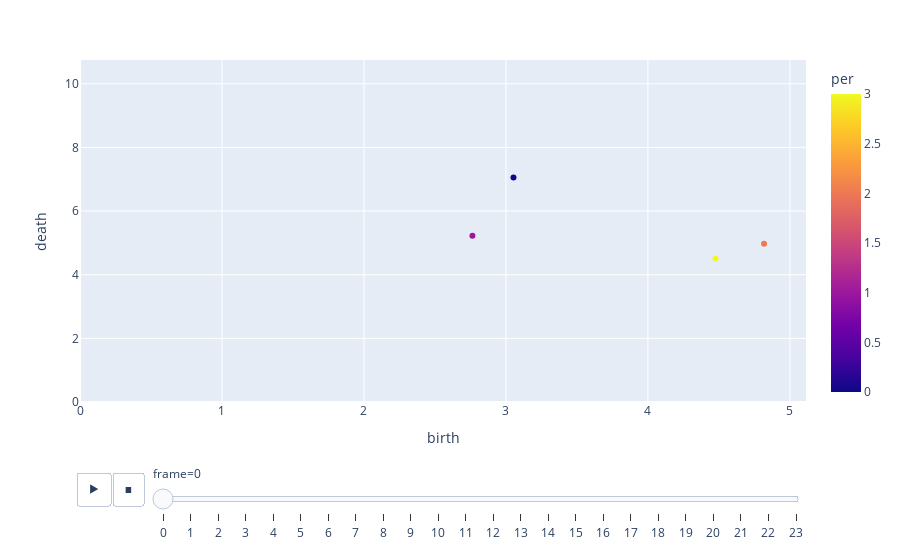

The code cell stored with this chart in its notebook:
### Code cell
px.scatter(Df, x="birth", y="death", animation_frame="frame", hover_name="frame",color='per',
           range_x=[0,max(B)], range_y=[0,max(D)])

### Figure 1 — Plotly figure (JSON) as saved in the notebook; plotly's stock layout.template omitted (floating-point values rounded to 4 significant figures)
{"data": [{"hovertemplate": "<b>%{hovertext}</b><br><br>frame=0<br>birth=%{x}<br>death=%{y}<br>per=%{marker.color}<extra></extra>", "hovertext": [0.0, 0.0, 0.0, 0.0], "legendgroup": "", "marker": {"color": [0, 1, 2, 3], "coloraxis": "coloraxis", "symbol": "circle"}, "mode": "markers", "name": "", "orientation": "v", "showlegend": false, "type": "scatter", "x": [3.053, 2.764, 4.818, 4.476], "xaxis": "x", "y": [7.053, 5.226, 4.969, 4.511], "yaxis": "y"}], "layout": {"coloraxis": {"colorbar": {"title": {"text": "per"}}, "colorscale": [[0, "#0d0887"], [0.1111, "#46039f"], [0.2222, "#7201a8"], [0.3333, "#9c179e"], [0.4444, "#bd3786"], [0.5556, "#d8576b"], [0.6667, "#ed7953"], [0.7778, "#fb9f3a"], [0.8889, "#fdca26"], [1, "#f0f921"]]}, "legend": {"tracegroupgap": 0}, "margin": {"t": 60}, "sliders": [{"active": 0, "currentvalue": {"prefix": "frame="}, "len": 0.9, "pad": {"b": 10, "t": 60}, "steps": [{"args": [["0"], {"frame": {"duration": 0, "redraw": false}, "fromcurrent": true, "mode": "immediate", "transition": {"duration": 0, "easing": "linear"}}], "label": "0", "method": "animate"}, {"args": [["1"], {"frame": {"duration": 0, "redraw": false}, "fromcurrent": true, "mode": "immediate", "transition": {"duration": 0, "easing": "linear"}}], "label": "1", "method": "animate"}, {"args": [["2"], {"frame": {"duration": 0, "redraw": false}, "fromcurrent": true, "mode": "immediate", "transition": {"duration": 0, "easing": "linear"}}], "label": "2", "method": "animate"}, {"args": [["3"], {"frame": {"duration": 0, "redraw": false}, "fromcurrent": true, "mode": "immediate", "transition": {"duration": 0, "easing": "linear"}}], "label": "3", "method": "animate"}, {"args": [["4"], {"frame": {"duration": 0, "redraw": false}, "fromcurrent": true, "mode": "immediate", "transition": {"duration": 0, "easing": "linear"}}], "label": "4", "method": "animate"}, {"args": [["5"], {"frame": {"duration": 0, "redraw": false}, "fromcurrent": true, "mode": "immediate", "transition": {"duration": 0, "easing": "linear"}}], "label": "5", "method": "animate"}, {"args": [["6"], {"frame": {"duration": 0, "redraw": false}, "fromcurrent": true, "mode": "immediate", "transition": {"duration": 0, "easing": "linear"}}], "label": "6", "method": "animate"}, {"args": [["7"], {"frame": {"duration": 0, "redraw": false}, "fromcurrent": true, "mode": "immediate", "transition": {"duration": 0, "easing": "linear"}}], "label": "7", "method": "animate"}, {"args": [["8"], {"frame": {"duration": 0, "redraw": false}, "fromcurrent": true, "mode": "immediate", "transition": {"duration": 0, "easing": "linear"}}], "label": "8", "method": "animate"}, {"args": [["9"], {"frame": {"duration": 0, "redraw": false}, "fromcurrent": true, "mode": "immediate", "transition": {"duration": 0, "easing": "linear"}}], "label": "9", "method": "animate"}, {"args": [["10"], {"frame": {"duration": 0, "redraw": false}, "fromcurrent": true, "mode": "immediate", "transition": {"duration": 0, "easing": "linear"}}], "label": "10", "method": "animate"}, {"args": [["11"], {"frame": {"duration": 0, "redraw": false}, "fromcurrent": true, "mode": "immediate", "transition": {"duration": 0, "easing": "linear"}}], "label": "11", "method": "animate"}, {"args": [["12"], {"frame": {"duration": 0, "redraw": false}, "fromcurrent": true, "mode": "immediate", "transition": {"duration": 0, "easing": "linear"}}], "label": "12", "method": "animate"}, {"args": [["13"], {"frame": {"duration": 0, "redraw": false}, "fromcurrent": true, "mode": "immediate", "transition": {"duration": 0, "easing": "linear"}}], "label": "13", "method": "animate"}, {"args": [["14"], {"frame": {"duration": 0, "redraw": false}, "fromcurrent": true, "mode": "immediate", "transition": {"duration": 0, "easing": "linear"}}], "label": "14", "method": "animate"}, {"args": [["15"], {"frame": {"duration": 0, "redraw": false}, "fromcurrent": true, "mode": "immediate", "transition": {"duration": 0, "easing": "linear"}}], "label": "15", "method": "animate"}, {"args": [["16"], {"frame": {"duration": 0, "redraw": false}, "fromcurrent": true, "mode": "immediate", "transition": {"duration": 0, "easing": "linear"}}], "label": "16", "method": "animate"}, {"args": [["17"], {"frame": {"duration": 0, "redraw": false}, "fromcurrent": true, "mode": "immediate", "transition": {"duration": 0, "easing": "linear"}}], "label": "17", "method": "animate"}, {"args": [["18"], {"frame": {"duration": 0, "redraw": false}, "fromcurrent": true, "mode": "immediate", "transition": {"duration": 0, "easing": "linear"}}], "label": "18", "method": "animate"}, {"args": [["19"], {"frame": {"duration": 0, "redraw": false}, "fromcurrent": true, "mode": "immediate", "transition": {"duration": 0, "easing": "linear"}}], "label": "19", "method": "animate"}, {"args": [["20"], {"frame": {"duration": 0, "redraw": false}, "fromcurrent": true, "mode": "immediate", "transition": {"duration": 0, "easing": "linear"}}], "label": "20", "method": "animate"}, {"args": [["21"], {"frame": {"duration": 0, "redraw": false}, "fromcurrent": true, "mode": "immediate", "transition": {"duration": 0, "easing": "linear"}}], "label": "21", "method": "animate"}, {"args": [["22"], {"frame": {"duration": 0, "redraw": false}, "fromcurrent": true, "mode": "immediate", "transition": {"duration": 0, "easing": "linear"}}], "label": "22", "method": "animate"}, {"args": [["23"], {"frame": {"duration": 0, "redraw": false}, "fromcurrent": true, "mode": "immediate", "transition": {"duration": 0, "easing": "linear"}}], "label": "23", "method": "animate"}], "x": 0.1, "xanchor": "left", "y": 0, "yanchor": "top"}], "updatemenus": [{"buttons": [{"args": [null, {"frame": {"duration": 500, "redraw": false}, "fromcurrent": true, "mode": "immediate", "transition": {"duration": 500, "easing": "linear"}}], "label": "&#9654;", "method": "animate"}, {"args": [[null], {"frame": {"duration": 0, "redraw": false}, "fromcurrent": true, "mode": "immediate", "transition": {"duration": 0, "easing": "linear"}}], "label": "&#9724;", "method": "animate"}], "direction": "left", "pad": {"r": 10, "t": 70}, "showactive": false, "type": "buttons", "x": 0.1, "xanchor": "right", "y": 0, "yanchor": "top"}], "xaxis": {"anchor": "y", "domain": [0, 1], "range": [0, 5.113], "title": {"text": "birth"}}, "yaxis": {"anchor": "x", "domain": [0, 1], "range": [0, 10.75], "title": {"text": "death"}}}}
